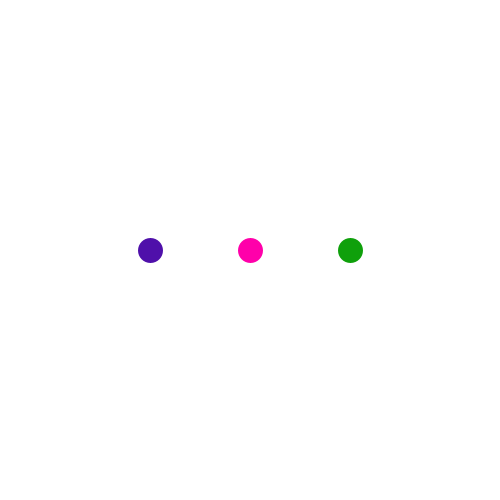
Frame 1 (no input)
Frame 60 (the mouse pressed at the canvas centre just before this capture): identical to frame 1, image omitted
Frame 120 (the mouse held since frame 60 and released just before this capture): identical to frame 1, image omitted

The Processing sketch that drew this single still picture (run headless with seeded random() and noise(); from frame 60 on, the mouse is pressed at the canvas centre):

// Processing sketch: s07e03wlasnePolecenia
// ── s07e03wlasnePolecenia.pde
void setup() {
  size(500, 500);
  background(255);
}

void draw() {
  background(255);
  kolorowyPunkt(250, 250, #FF00AA, 25); 
  kolorowyPunkt(150, 250, #4F10AA, 25); 
  kolorowyPunkt(350, 250, #0FA00B, 25); 
}

void kolorowyPunkt(float x, float y, color c, float d) {
  stroke(c);
  strokeWeight(d);
  point(x,y);
}
